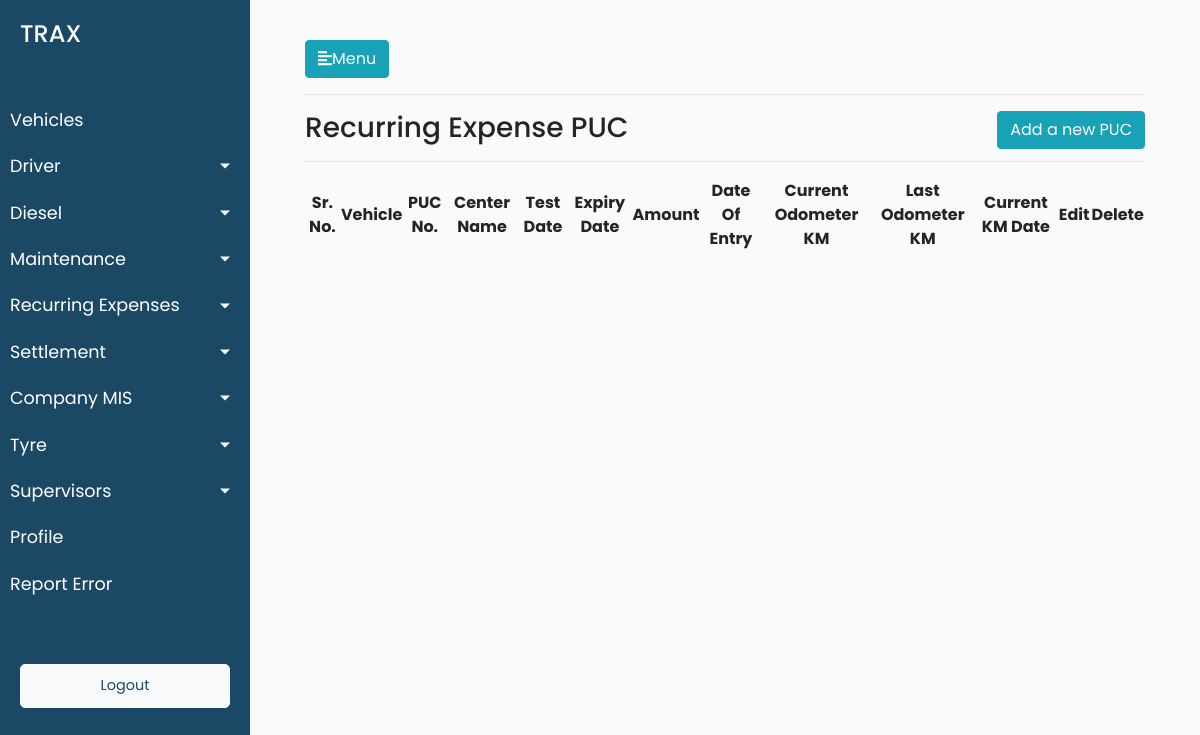
Before: /recurring_expense/puc with the older database file.
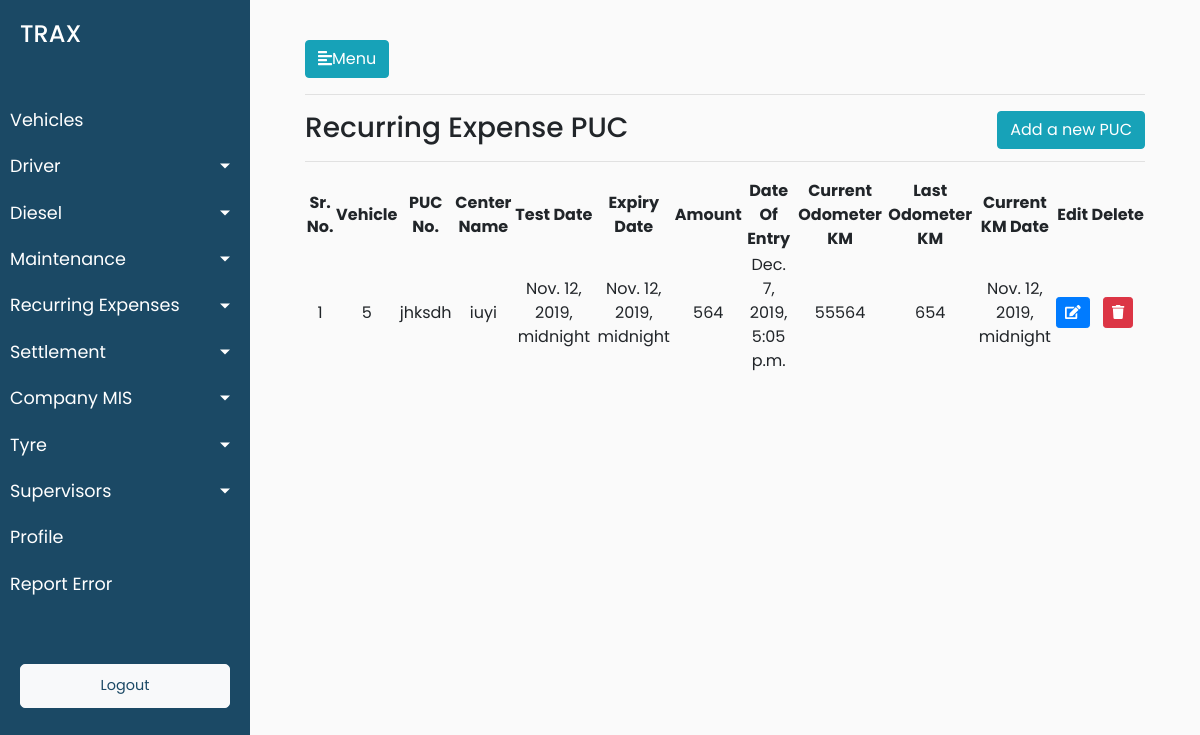
After: the same page with the newer database file.
### trax_vehicle_manager_data/models.py (models this page shows, shortened)
class RecurringExpensesModel(models.Model):
    date_of_entry = models.DateTimeField(default=timezone.now,blank=True)
    current_odometer_km = models.CharField(max_length=900,blank=True)
    last_odometer_km = models.CharField(max_length=900,blank=True)
    recurring_expense_vehicle_id = models.ForeignKey(Vehicles, on_delete = models.CASCADE,blank=True)
    current_km_date = models.DateTimeField(blank=True)

class PUCRecurringExpenses(RecurringExpensesModel):
    puc_number = models.CharField(max_length=900,blank=True)
    center_name = models.CharField(max_length=900,blank=True)
    test_date = models.DateTimeField(blank=True)
    expiry_date = models.DateTimeField(blank=True)
    puc_amount = models.CharField(max_length=900,blank=True)

class RecurringExpensesModel(models.Model):
    date_of_entry = models.DateTimeField(default=timezone.now,blank=True)
    current_odometer_km = models.CharField(max_length=900,blank=True)
    last_odometer_km = models.CharField(max_length=900,blank=True)
    recurring_expense_vehicle_id = models.ForeignKey(Vehicles, on_delete = models.CASCADE,blank=True)
    current_km_date = models.DateTimeField(blank=True)

class Vehicles(models.Model):
        vehicle_ownership_choices = (('ATPL','ATPL'),('AT','AT'),('CT','CT'))
        vehicle_ownership_name = models.CharField(choices=vehicle_ownership_choices,max_length=900,default="AT")
        vehicle_id = models.CharField(max_length=900,blank=True)
        vehicle_number = models.CharField(max_length=900,blank=True)
        vehicle_card_number = models.CharField(max_length=900,blank=True)
        vehicle_seating_capacity = models.CharField(max_length=900,blank=True)
        minimum_average = models.CharField(max_length=900,blank=True)
        incremental_average = models.CharField(max_length=900,blank=True)
        vehicle_current_status = models.CharField(max_length=900,blank=True)
        vehicle_buying_date = models.DateTimeField(blank=True)
        vehicle_type = models.CharField(max_length=900,blank=True)
        vehicle_ownership = models.CharField(max_length=900,blank=True)
        vehicle_ownership_details = models.CharField(max_length=900,blank=True)
        vehicle_manufacturer = models.CharField(max_length=900,blank=True)
        vehicle_registered_number = models.CharField(max_length=900,blank=True)
        driver_id = models.ForeignKey(Drivers, on_delete = models.CASCADE)
        cleaner_id = models.ForeignKey(Cleaners, on_delete = models.CASCADE)
        def __str__(self):
            return str(self.pk)
        class Meta:
                verbose_name_plural = "Vehicles Master List"
                verbose_name = "Vehicle"

### trax_vehicle_manager_data/views.py (the view)
# urls.py: path('recurring_expense/puc',views.recurring_expense_puc,name='recurring_expense_puc'),
def recurring_expense_puc(request):
    puc_objects = PUCRecurringExpenses.objects.all()
    data = {'puc_objects':puc_objects}
    return render(request,'trax_vehicle_manager_data/recurring_expense_puc.html',data)

### trax_vehicle_manager_data/templates/trax_vehicle_manager_data/recurring_expense_puc.html (shortened to what this page needs)
{% extends 'trax_vehicle_manager_data/base.html' %}
{% load static %}
{% block stylesheets %}
<link rel="stylesheet" href="//cdn.datatables.net/1.10.19/css/jquery.dataTables.min.css">
{% endblock stylesheets %}
{% block content %}
<hr>
<h3>Recurring Expense PUC<span style="float: right"><button class="add_a_new_puc btn btn-info">Add a new PUC</button></span></h3>
<hr>
<div>
    <table id="test_table" class="display" style="width:100%;text-align: center">
        <thead>
            <tr>
                <th>Sr. No.</th>
                <th>Vehicle</th>
                <th>PUC No.</th>
                <th>Center Name</th>
                <th>Test Date</th>
                <th>Expiry Date</th>
                <th>Amount</th>
                <th>Date Of Entry</th>
                <th>Current Odometer KM</th>
                <th>Last Odometer KM</th>
                <th>Current KM Date</th>
                <th>Edit</th>
                <th>Delete</th>
            </tr>
        </thead>
        <tbody>
            {% for puc in puc_objects %}
            <tr>
                <td>{{forloop.counter}}</td>
                <td>{{puc.recurring_expense_vehicle_id}}</td>
                <td>{{puc.puc_number}}</td>
                <td>{{puc.center_name}}</td>
                <td>{{puc.test_date}}</td>
                <td>{{puc.expiry_date}}</td>
                <td>{{puc.puc_amount}}</td>
                <td>{{puc.date_of_entry}}</td>
                <td>{{puc.current_odometer_km}}</td>
                <td>{{puc.last_odometer_km}}</td>
                <td>{{puc.current_km_date}}</td>
                <td>
					<button type="button" class="update-data-entered btn btn-sm btn-primary" data-id="{% url 'trax_vehicle_manager_data:update_recurring_expense_puc' pk=puc.pk  %}">
					<span class="fa fa-edit"></span>
					</button>
				</td>
                <td>
					<button type="button" class="delete-data-entered btn btn-sm btn-danger" data-id="{% url 'trax_vehicle_manager_data:delete_recurring_expense_puc' pk=puc.pk  %}">
					<span class="fa fa-trash"></span>
					</button>
				</td>
            </tr>
            {% endfor %}
        </tbody>
    </table>
</div>
{% endblock %}

Changed rows visible on the page:
added PUCRecurringExpenses: recurring_expense_vehicle_id "5", puc_number "jhksdh", center_name "iuyi", test_date "Nov. 12, 2019, midnight", expiry_date "Nov. 12, 2019, midnight", puc_amount "564", date_of_entry "Dec. 7, 2019, 5:05 p.m.", current_odometer_km "55564", last_odometer_km "654", current_km_date "Nov. 12, 2019, midnight"
